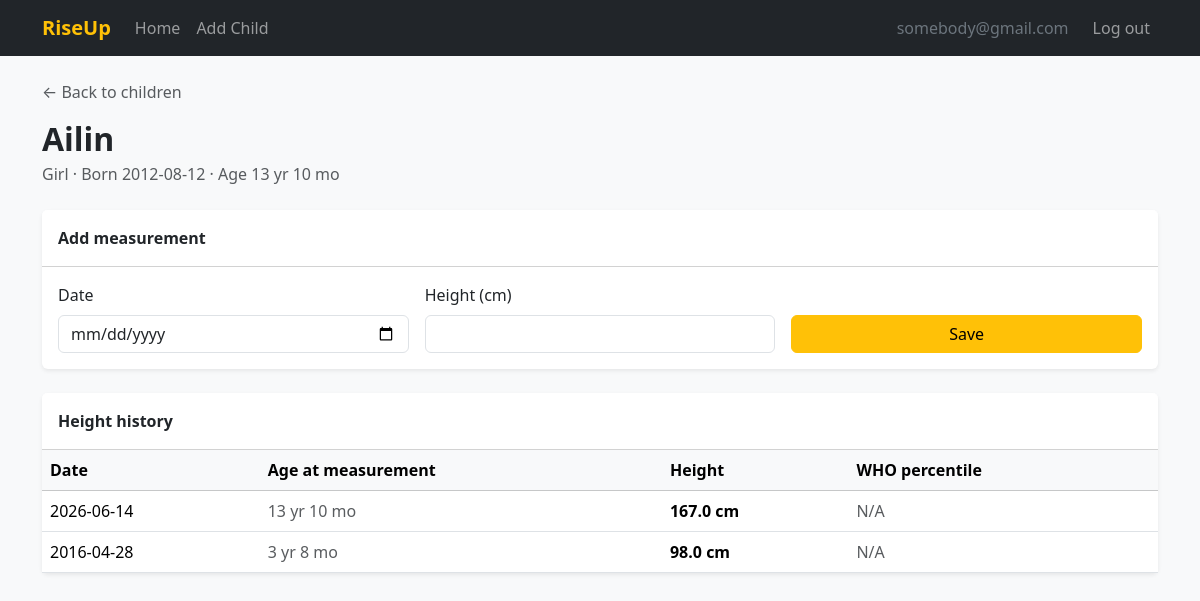
The page /child/8 (signed in) on the database its author committed.
### tables this page shows
CREATE TABLE "Users" (
	"id"	INTEGER,
	"email"	TEXT NOT NULL UNIQUE,
	"password_hash"	TEXT NOT NULL,
	PRIMARY KEY("id" AUTOINCREMENT)
);

CREATE TABLE "Children" (
	"id"	INTEGER UNIQUE,
	"user_id"	INTEGER,
	"name"	TEXT NOT NULL,
	"birthday"	TEXT NOT NULL,
	"gender"	TEXT NOT NULL,
	"height"	REAL NOT NULL,
	PRIMARY KEY("id" AUTOINCREMENT),
	FOREIGN KEY("user_id") REFERENCES "Users"("id")
);

CREATE TABLE "Records" (
	"record_id"	INTEGER,
	"child_id"	INTEGER NOT NULL,
	"height"	REAL NOT NULL,
	"date"	TEXT NOT NULL,
	PRIMARY KEY("record_id" AUTOINCREMENT),
	FOREIGN KEY("child_id") REFERENCES "Children"("id")
);

### app.py (the view)
@app.route('/child/<int:child_id>')
@login_required
def child_history(child_id):
    child_row = query_db(
        'SELECT * FROM Children WHERE id=? AND user_id=?',
        (child_id, current_user.id), one=True
    )
    if child_row is None:
        return "Not found", 404
    child = dict(child_row)
    child['age_display'] = format_age(child['birthday'])
    birth_date = datetime.strptime(child['birthday'], '%Y-%m-%d').date()
    record_rows = query_db('SELECT * FROM Records WHERE child_id=? ORDER BY date DESC', (child_id,))
    records = []
    for rec in record_rows:
        try:
            rec_date = datetime.strptime(rec['date'], '%Y-%m-%d').date()
        except ValueError:
            rec_date = datetime.strptime(rec['date'], '%m-%d-%Y').date()
        days = (rec_date - birth_date).days
        records.append({
            'date': rec_date.strftime('%Y-%m-%d'),
            'height': rec['height'],
            'age': format_age_between(birth_date, rec_date),
            'percentile': compute_percentile(rec['height'], days // 7, days // 30, child['gender']) or 'N/A',
        })
    return render_template('child.html', child=child, records=records)

### app.py (called while the page is built, shortened)
def get_db():
    db = getattr(g, '_database', None)
    if db is None:
        db = g._database = sqlite3.connect('db/riseup.db')
        db.row_factory = sqlite3.Row
    return db

@app.teardown_appcontext
def close_connection(exception):
    db = getattr(g, '_database', None)
    if db is not None:
        db.close()

def query_db(query, args=(), one=False):
    cur = get_db().execute(query, args)
    rv = cur.fetchall()
    cur.close()
    return (rv[0] if rv else None) if one else rv

@login_manager.user_loader
def load_user(user_id):
    row = query_db('SELECT * FROM Users WHERE id=?', (user_id,), one=True)
    if row is None:
        return None
    return User(row['id'], row['email'])

def get_df(weeks, months, gender):
    if weeks <= 13:
        return df_b013 if gender == 'male' else df_g013
    elif months <= 24:
        return df_b02 if gender == 'male' else df_g02
    elif months <= 60:
        return df_b25 if gender == 'male' else df_g25
    elif months <= 228:
        return df_b520 if gender == 'male' else df_g520
    return None

def compute_percentile(height, weeks, months, gender):
    df = get_df(weeks, months, gender)
    if df is None:
        return None
    if 'Week' in df.columns:
        row = df[df['Week'] == weeks]
    elif 'Month' in df.columns:
        row = df[df['Month'] == months]
    else:
        return None

def format_age_between(birth_date, ref_date):
    total_months = (ref_date.year - birth_date.year) * 12 + (ref_date.month - birth_date.month)
    if ref_date.day < birth_date.day:
        total_months -= 1
    total_months = max(0, total_months)
    years, months = divmod(total_months, 12)
    if years == 0:
        return f"{months} mo"
    elif months == 0:
        return f"{years} yr"
    return f"{years} yr {months} mo"

def format_age(birthday_str):
    birth_date = datetime.strptime(birthday_str, '%Y-%m-%d').date()
    return format_age_between(birth_date, date.today())

### templates/child.html (shortened to what this page needs)
{% extends 'base.html' %}
{% block content %}
<div class="mb-3">
    <a href="/home" class="text-decoration-none text-muted">&larr; Back to children</a>
</div>
<div class="mb-4">
    <h2 class="fw-bold mb-1">{{ child.name }}</h2>
    <p class="text-muted mb-0">
        {{ 'Boy' if child.gender == 'male' else 'Girl' }}
        &middot; Born {{ child.birthday }}
        &middot; Age {{ child.age_display }}
    </p>
</div>
<div class="card border-0 shadow-sm mb-4">
    <div class="card-header bg-white fw-semibold py-3">Add measurement</div>
    <div class="card-body">
        <form method="post" action="/child/{{ child.id }}/add" class="row g-3 align-items-end">
            <div class="col-sm-4">
                <label class="form-label">Date</label>
                <input type="date" class="form-control" name="date" required>
            </div>
            <div class="col-sm-4">
                <label class="form-label">Height (cm)</label>
                <input type="number" step="0.1" min="30" max="250" class="form-control" name="height" required>
            </div>
            <div class="col-sm-4">
                <button type="submit" class="btn btn-warning w-100">Save</button>
            </div>
        </form>
    </div>
</div>
<div class="card border-0 shadow-sm">
    <div class="card-header bg-white fw-semibold py-3">Height history</div>
    {% if records %}
    <div class="table-responsive">
        <table class="table table-hover align-middle mb-0">
            <thead class="table-light">
                <tr>
                    <th>Date</th>
                    <th>Age at measurement</th>
                    <th>Height</th>
                    <th>WHO percentile</th>
                </tr>
            </thead>
            <tbody>
                {% for rec in records %}
                <tr>
                    <td>{{ rec.date }}</td>
                    <td class="text-muted">{{ rec.age }}</td>
                    <td><strong>{{ rec.height }} cm</strong></td>
                    <td>
                        {% if rec.percentile != 'N/A' %}
                        <span class="badge bg-secondary">{{ rec.percentile }}</span>
                        {% else %}
                        <span class="text-muted">N/A</span>
                        {% endif %}
                    </td>
                </tr>
                {% endfor %}
            </tbody>
        </table>
    </div>
    {% else %}
    <div class="card-body text-muted">No measurements recorded yet.</div>
    {% endif %}
</div>
{% endblock %}

### templates/base.html (shortened to what this page needs)
<!doctype html>
<html lang="en">
<head>
    <link href="https://cdn.jsdelivr.net/npm/bootstrap@5.3.8/dist/css/bootstrap.min.css" rel="stylesheet">
    <link rel="stylesheet" type="text/css" href="{{ url_for('static', filename='styles/styles.css') }}">
</head>
<body class="bg-light">
<nav class="navbar navbar-expand-lg bg-dark" data-bs-theme="dark">
    <div class="container">
        <a class="navbar-brand fw-bold text-warning" href="/">RiseUp</a>
        <div class="collapse navbar-collapse" id="navbarNav">
            {% if current_user.is_authenticated %}
            <ul class="navbar-nav me-auto">
                <li class="nav-item">
                    <a class="nav-link {% block nav_home %}{% endblock %}" href="/home">Home</a>
                </li>
                <li class="nav-item">
                    <a class="nav-link {% block nav_form %}{% endblock %}" href="/form">Add Child</a>
                </li>
            </ul>
            <ul class="navbar-nav ms-auto align-items-center">
                <li class="nav-item">
                    <span class="navbar-text text-secondary me-3">{{ current_user.email }}</span>
                </li>
                <li class="nav-item">
                    <a class="nav-link" href="/logout">Log out</a>
                </li>
            </ul>
            {% endif %}
        </div>
    </div>
</nav>
<main class="container py-4">
    {% block content %}{% endblock %}
</main>
</body>
</html>

### rows shown on the page
Users: email "somebody@gmail.com"
Children: name "Ailin", gender "Girl", birthday "2012-08-12"
Records: date "2026-06-14", age "13 yr 10 mo", height "167.0"
Records: date "2016-04-28", age "3 yr 8 mo", height "98.0"

### other values the page prints
{{ child.age_display }} "13 yr 10 mo"
